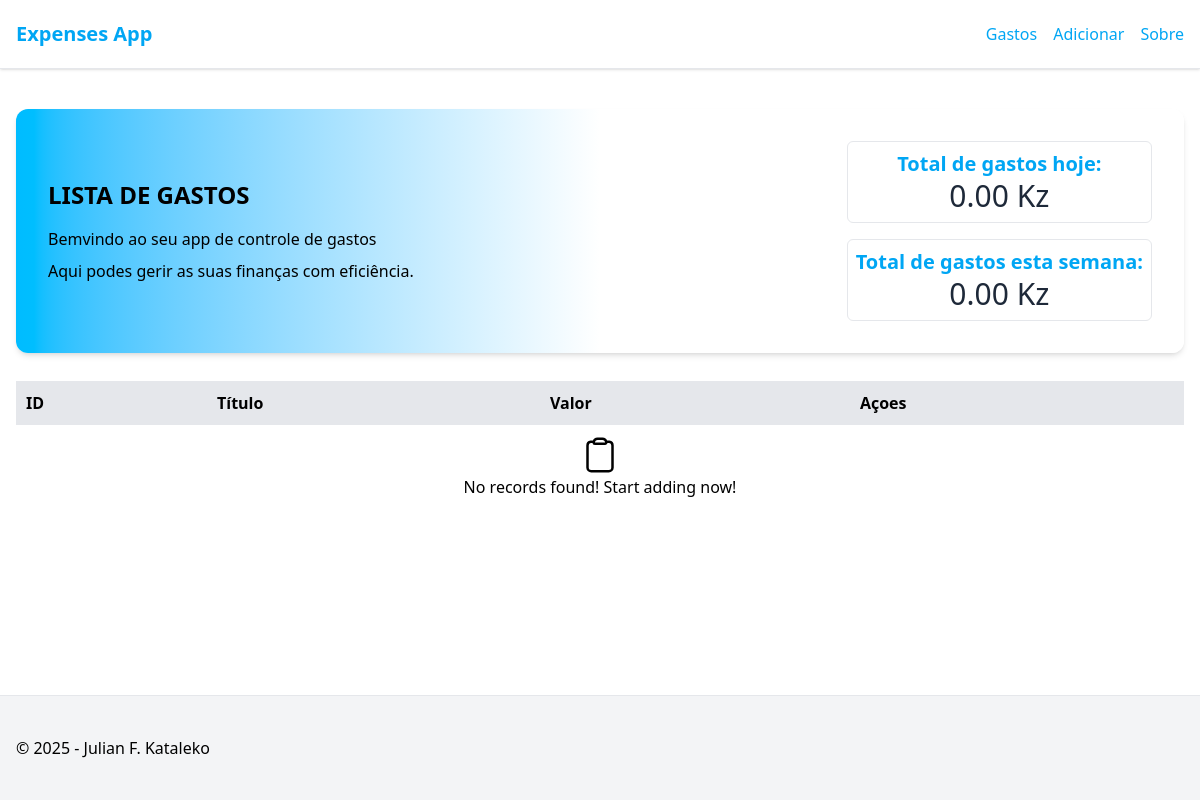
The app's page /, older data.
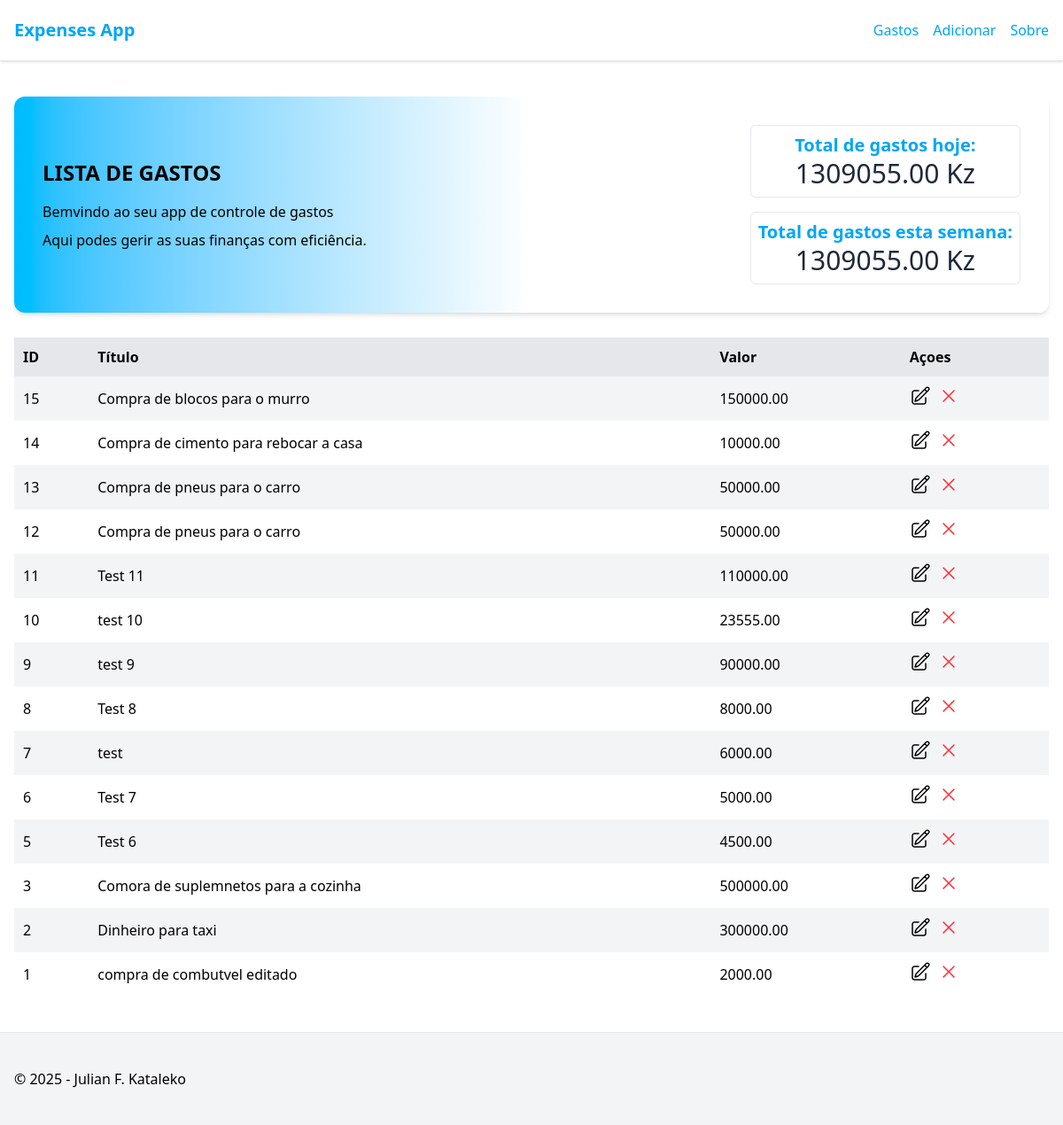
The same page, newer data.
### expense/models.py (models this page shows, shortened)
class Expense(models.Model):
    title = models.CharField(max_length=100)
    amount = models.DecimalField(max_digits=10, decimal_places=2)
    description = models.TextField(blank=True, null=True)
    created_at = models.DateField(auto_now_add=True)
    updated_at = models.DateField(auto_now=True)
    user = models.ForeignKey(User, on_delete=models.CASCADE, null=True, blank=True)

### expense/views.py (the view)
# urls.py: path('', views.index, name='index'),
def index (request):
    expenses = Expense.objects.all().order_by('-id')
    today_total_expenses = Expense.objects.filter(created_at=timezone.now().date()).aggregate(total=Sum('amount'))['total'] or 0
    current_week_total_expenses = Expense.objects.filter(created_at__week=timezone.now().isocalendar()[1]).aggregate(total=Sum('amount'))['total'] or 0
    current_month_total_expenses = Expense.objects.filter(created_at__month=timezone.now().month).aggregate(total=Sum('amount'))['total'] or 0
    stats = {
        'today_total': today_total_expenses,
        'current_week_total': current_week_total_expenses,
        'current_month_total': current_month_total_expenses,
    }
    return render(request, 'expense/index.html', {'expenses': expenses, 'stats': stats})

### expense/templates/expense/index.html (shortened to what this page needs)
{% extends "layout.html" %}
{% block content %}
<div class="bg-gradient-to-r via-white from-sky-400 to-white p-4 md:p-8 rounded-xl shadow-md flex flex-col md:flex-row items-center justify-between space-y-5 md:space-y-0 md:space-x-4">
  <div>
    <h1 class="text-2xl font-bold uppercase">Lista de gastos</h1>
    <p class="mt-4">Bemvindo ao seu app de controle de gastos</p>
    <p class="mt-2">Aqui podes gerir as suas finanças com eficiência.</p>
  </div>
  <div class="flex flex-col items-center space-y-4">
      <div class="w-full text-xl flex flex-col items-center justify-center border border-gray-200 rounded-md p-2">
        <span class="text-sky-500  font-bold">Total de gastos hoje:</span>
        <span class="text-gray-800 text-3xl">{{ stats.today_total|floatformat:2 }} Kz</span>
      </div>
       <div class="text-xl flex flex-col items-center justify-center border border-gray-200 rounded-md p-2">
        <span class="text-sky-500  font-bold">Total de gastos esta semana:</span>
        <span class="text-gray-800 text-3xl">{{ stats.current_week_total|floatformat:2 }} Kz</span>
      </div>
  </div>
</div>
<div class="mt-7 w-full overflow-x-auto">
  <table class="w-full">
    <thead>
      <tr class="bg-gray-200">
        <th>ID</th>
        <th>Título</th>
        <th>Valor</th>
        <th>Açoes</th>
      </tr>
    </thead>
    <tbody>
      {% for expense in expenses %}
      <tr class="odd:bg-gray-100 even:bg-white">
        <td>{{ expense.id }}</td>
        <td>{{ expense.title }}</td>
        <td>{{ expense.amount }}</td>
        <td>
          <div class="space-x-2 flex">
            <a href="{% url 'expenses:edit' expense.id %}">
            </a>
            <form action="{% url 'expenses:destroy' expense.id %}" method="post">
              <button type="submit" onclick="return confirm('Tem certeza?')" class="text-red-500 hover:text-red-700">
                <svg xmlns="http://www.w3.org/2000/svg" fill="none" viewBox="0 0 24 24" stroke-width="1.5" stroke="currentColor" class="size-6">
                  <path stroke-linecap="round" stroke-linejoin="round" d="M6 18 18 6M6 6l12 12" />
                </svg>
              </button>
            </form>
          </div>
        </td>
      </tr>
      {% empty %}
      <tr>
        <td colspan="4" class="text-center">
          <div class="icon text-center">
          </div>
          <div class="text-center">No records found! Start adding now!</div>
        </td>
      </tr>
      {% endfor %}
    </tbody>
  </table>
</div>
{% endblock %}

### templates/layout.html (shortened to what this page needs)
<!DOCTYPE html>
<html lang="en">
  <head>
    <script src="https://cdn.jsdelivr.net/npm/@tailwindcss/browser@4"></script>
  </head>
  <body>
    <div class="flex flex-col justify-between min-h-screen">
      <div class="border-b border-gray-200 bg-white shadow-sm">
        <nav
          class="flex items-center justify-between w-full max-w-7xl mx-auto px-4"
        >
          <a href="/" class="text-xl font-bold text-clifford text-sky-500 py-5">
            Expenses App
          </a>
          <div class="flex items-center space-x-4">
            <a class="text-sky-500 hover:text-sky-700"
              href="{% url 'expenses:index' %}"
              class="px-4 py-2"
              >Gastos</a
            >
            <a class="text-sky-500 hover:text-sky-700"
              href="{% url 'expenses:create' %}"
              class="px-4 py-2"
              >Adicionar</a
            >
            <a class="text-sky-500 hover:text-sky-700"
              href="{% url 'about' %}"
              class="px-4 py-2"
              >Sobre</a
            >
          </div>
        </nav>
      </div>
      <div class="flex-grow">
        <div class="w-full max-w-7xl mx-auto px-4 my-10">
          {% block content %} {% endblock %}
        </div>
      </div>
      <div class="border-t border-gray-200 bg-gray-100 py-10">
        <div class="w-full max-w-7xl mx-auto px-4">
          &copy; 2025 - Julian F. Kataleko
        </div>
      </div>
    </div>
  </body>
</html>

### templates/layout.html (style rules this page uses)
td, th { padding: 10px; text-align: left; }

Row changes from the older to the newer data that the page shows:
added Expense: id "15", title "Compra de blocos para o murro", amount "150000.00"
added Expense: id "14", title "Compra de cimento para rebocar a casa", amount "10000.00"
added Expense: id "13", title "Compra de pneus para o carro", amount "50000.00"
added Expense: id "12", title "Compra de pneus para o carro", amount "50000.00"
added Expense: id "11", title "Test 11", amount "110000.00"
added Expense: id "10", title "test 10", amount "23555.00"
added Expense: id "9", title "test 9", amount "90000.00"
added Expense: id "8", title "Test 8", amount "8000.00"
added Expense: id "7", title "test", amount "6000.00"
added Expense: id "6", title "Test 7", amount "5000.00"
added Expense: id "5", title "Test 6", amount "4500.00"
added Expense: id "3", title "Comora de suplemnetos para a cozinha", amount "500000.00"
added Expense: id "2", title "Dinheiro para taxi", amount "300000.00"
added Expense: id "1", title "compra de combutvel editado", amount "2000.00"
Text that changed along with them:
{{ stats.today_total|floatformat:2 }}: "0.00" → "1309055.00"
{{ stats.current_week_total|floatformat:2 }}: "0.00" → "1309055.00"
text no longer shown: "No records found! Start adding now!"
